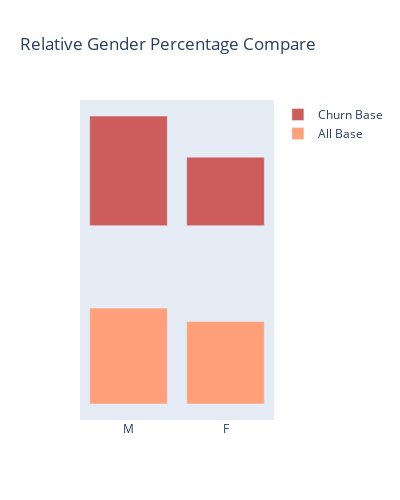

The notebook cell saved with this chart:
### Code cell
fig = go.Figure()
fig.add_trace(go.Bar(
    x=df_gender_perc_check['gender'],
    y=df_gender_perc_check['churn_base'],
    marker_color='indianred',
    name='Churn Base',
    base=0
))

fig.add_trace(go.Bar(
    x=df_gender_perc_check['gender'],
    y=df_gender_perc_check['all_base'],
    hovertext=df_gender_perc_check['all_base'],
    marker_color='lightsalmon',
    name='All Base',
    base=-1
))

fig.update_layout(barmode='relative',
                  width=400,
                  height=500,
                  title="Relative Gender Percentage Compare",
                  )

fig.update_yaxes(visible=False)

fig.show()

### Figure 1 — Plotly figure (JSON) as saved in the notebook; plotly's stock layout.template omitted (floating-point values rounded to 4 significant figures)
{"data": [{"base": 0, "marker": {"color": "indianred"}, "name": "Churn Base", "x": ["M", "F"], "y": [0.6154, 0.3846], "type": "bar"}, {"base": -1, "hovertext": [0.5378, 0.4622], "marker": {"color": "lightsalmon"}, "name": "All Base", "x": ["M", "F"], "y": [0.5378, 0.4622], "type": "bar"}], "layout": {"barmode": "relative", "width": 400, "height": 500, "title": {"text": "Relative Gender Percentage Compare"}, "yaxis": {"visible": false}}}
